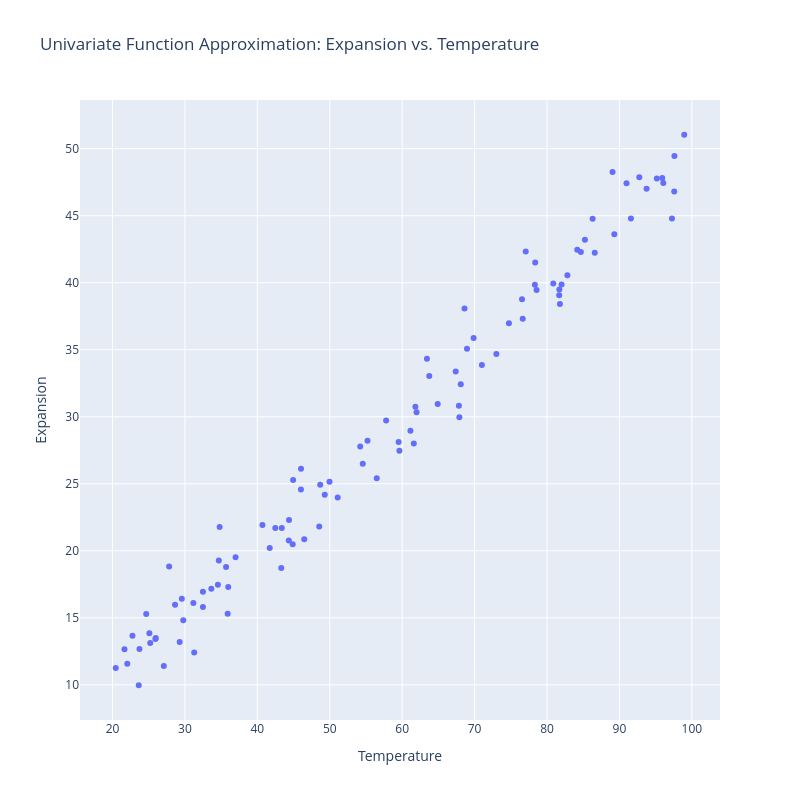

Here is the notebook cell this chart was saved with:
### Markdown cell above
# Exercise 1: Visualizing the Invisible 
## Machine Learning as a Tool for Multi-Dimensional Data

In the lecture, we discussed how problems across various engineering disciplines can often be categorized as **Function Approximation** or **Classification**. We also discussed how Machine Learning algorithms essentially act as tools to help us "visualize" and understand data when it spans more dimensions than our human brains can comprehend.

**The Scenario:** Imagine you are an engineer tasked with predicting the physical expansion of a newly synthesized composite material. 

---
### Step 1: The 2D Function Approximation (What we can see)

**What the code below does:** We use `numpy` to simulate some real-world, slightly noisy sensor data for temperature and expansion. We then pack this data into a `pandas` DataFrame (which is essentially a powerful spreadsheet in Python) and use `plotly` to draw an interactive 2D scatter plot.

### Code cell
# 1. Generate 2D Data (1 Feature, 1 Output)
np.random.seed(42)
temperature = np.random.uniform(20, 100, 100)
# The true physical relationship:
expansion = 0.5 * temperature + np.random.normal(0, 2, 100)
# or use make_regression from scikit... only difference is that the output of make_regression is normalized between -1 and 1
# temperature, expansion = make_regression(n_samples=100, n_features=1, noise=15, random_state=42)

df_2d = pd.DataFrame(
    {
        "Temperature": temperature.flatten(),
        "Expansion": expansion.flatten(),
    }
)

# 2. Plotly Interactive 2D Plot
fig_2d = px.scatter(
    df_2d,
    x="Temperature",
    y="Expansion",
    title="Univariate Function Approximation: Expansion vs. Temperature",
)
fig_2d.update_layout(
    height=800,
    width=800,
)
fig_2d.show()

### Figure 1 — Plotly figure (JSON) as saved in the notebook; plotly's stock layout.template omitted (floating-point values rounded to 4 significant figures)
{"data": [{"hovertemplate": "Temperature=%{x}<br>Expansion=%{y}<extra></extra>", "legendgroup": "", "marker": {"color": "#636efa", "symbol": "circle"}, "mode": "markers", "name": "", "orientation": "v", "showlegend": false, "type": "scatter", "x": [49.96, 96.06, 78.56, 67.89, 32.48, 32.48, 24.65, 89.29, 68.09, 76.65, 21.65, 97.59, 86.6, 36.99, 34.55, 34.67, 44.34, 61.98, 54.56, 43.3, 68.95, 31.16, 43.37, 49.31, 56.49, 82.81, 35.97, 61.14, 67.39, 23.72, 68.6, 33.64, 25.2, 95.91, 97.25, 84.67, 44.37, 27.81, 74.74, 55.21, 29.76, 59.61, 22.75, 92.75, 40.7, 73.0, 44.94, 61.61, 63.74, 34.79, 97.57, 82.01, 95.16, 91.59, 67.83, 93.75, 27.08, 35.68, 23.62, 46.03, 51.09, 41.71, 86.3, 48.54, 42.47, 63.42, 31.27, 84.18, 25.96, 98.95, 81.78, 35.9, 20.44, 85.24, 76.55, 78.32, 81.7, 25.92, 48.68, 29.27, 89.05, 69.86, 46.47, 25.08, 44.88, 46.01, 78.37, 71.0, 90.98, 57.78, 29.57, 77.06, 80.86, 64.9, 81.68, 59.5, 61.82, 54.2, 22.03, 28.63], "xaxis": "x", "y": [25.16, 47.43, 39.46, 29.97, 15.8, 16.95, 15.28, 43.61, 32.43, 37.32, 12.65, 49.45, 42.24, 19.52, 17.47, 19.27, 20.77, 30.33, 26.49, 18.72, 35.07, 16.1, 21.7, 24.19, 25.41, 40.57, 17.3, 28.96, 33.37, 12.67, 38.07, 17.17, 13.12, 47.81, 44.79, 42.28, 22.31, 18.83, 36.98, 28.21, 14.81, 27.47, 13.66, 47.88, 21.93, 34.68, 25.27, 28.0, 33.04, 21.78, 46.8, 39.87, 47.78, 44.79, 30.81, 47.01, 11.42, 18.79, 9.97, 26.11, 23.98, 20.21, 44.78, 21.81, 21.69, 34.32, 12.42, 42.46, 13.5, 51.04, 38.42, 15.31, 11.26, 43.21, 38.78, 39.85, 39.49, 13.43, 24.92, 13.21, 48.26, 35.88, 20.85, 13.86, 20.49, 24.58, 41.5, 33.86, 47.42, 29.71, 16.43, 42.32, 39.94, 30.94, 39.06, 28.12, 30.76, 27.78, 11.57, 15.97], "yaxis": "y"}], "layout": {"height": 800, "legend": {"tracegroupgap": 0}, "title": {"text": "Univariate Function Approximation: Expansion vs. Temperature"}, "width": 800, "xaxis": {"anchor": "y", "domain": [0, 1], "title": {"text": "Temperature"}}, "yaxis": {"anchor": "x", "domain": [0, 1], "title": {"text": "Expansion"}}}}
